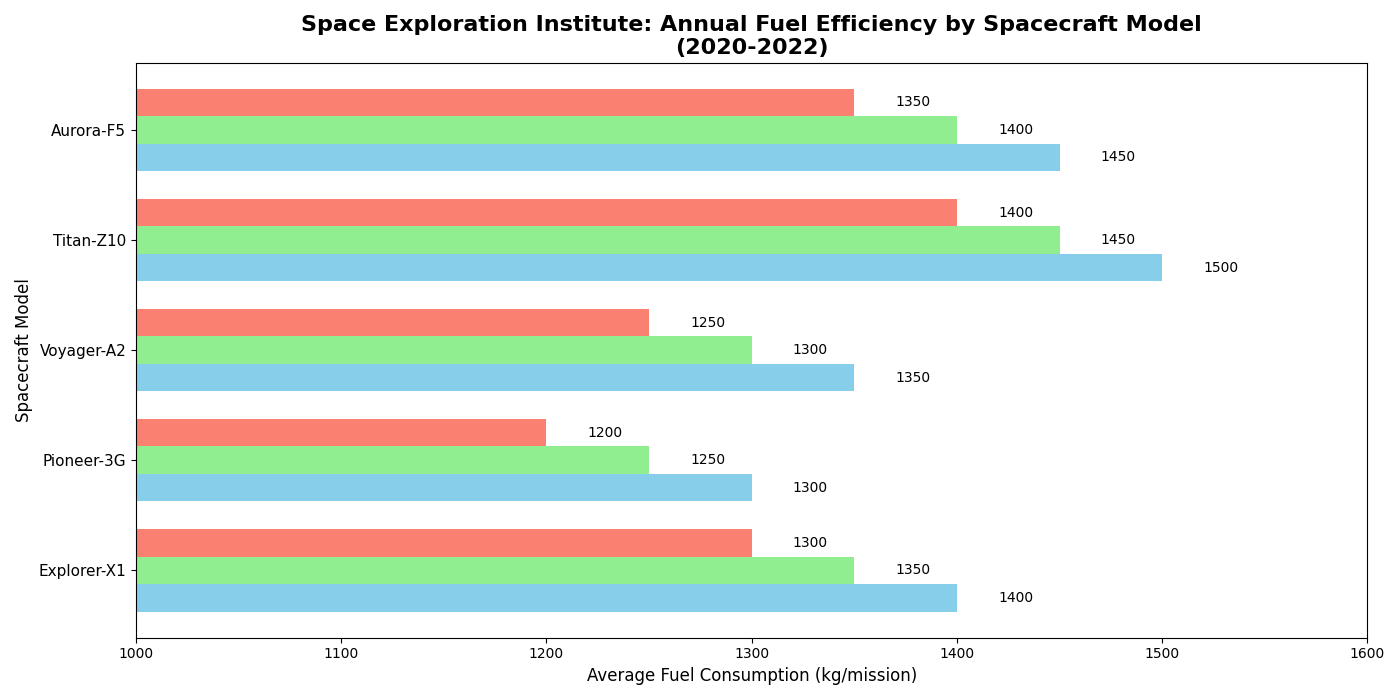

This figure's Python source:
import matplotlib.pyplot as plt
import numpy as np

spacecraft_models = ['Explorer-X1', 'Pioneer-3G', 'Voyager-A2', 'Titan-Z10', 'Aurora-F5']
fuel_efficiency_2020 = [1400, 1300, 1350, 1500, 1450]
fuel_efficiency_2021 = [1350, 1250, 1300, 1450, 1400]
fuel_efficiency_2022 = [1300, 1200, 1250, 1400, 1350]

fig, ax1 = plt.subplots(figsize=(14, 7))

bar_width = 0.25
y = np.arange(len(spacecraft_models))

bars1 = ax1.barh(y - bar_width, fuel_efficiency_2020, bar_width, color='skyblue')
bars2 = ax1.barh(y, fuel_efficiency_2021, bar_width, color='lightgreen')
bars3 = ax1.barh(y + bar_width, fuel_efficiency_2022, bar_width, color='salmon')

ax1.set_title('Space Exploration Institute: Annual Fuel Efficiency by Spacecraft Model\n(2020-2022)', fontsize=16, fontweight='bold')
ax1.set_ylabel('Spacecraft Model', fontsize=12)
ax1.set_xlabel('Average Fuel Consumption (kg/mission)', fontsize=12)
ax1.set_yticks(y)
ax1.set_yticklabels(spacecraft_models, fontsize=11)
ax1.set_xlim(1000, 1600)

def add_labels(bars, orientation='horizontal'):
    for bar in bars:
        xval = bar.get_width() if orientation == 'horizontal' else bar.get_height()
        yval = bar.get_y() + bar.get_height()/2.0 if orientation == 'horizontal' else bar.get_x() + bar.get_width()/2.0
        ax1.text(xval + 20, yval, f'{xval}', va='center', fontsize=10, color='black')

add_labels(bars1)
add_labels(bars2)
add_labels(bars3)

plt.tight_layout()
plt.show()
